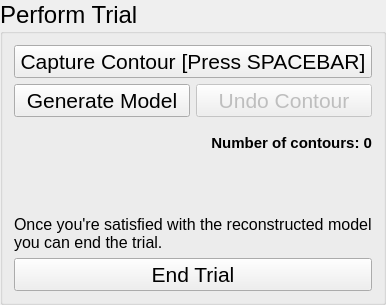
        <widget class="QGroupBox" name="performTrialGroupBox">
         <property name="enabled">
          <bool>true</bool>
         </property>
         <property name="font">
          <font>
           <pointsize>18</pointsize>
          </font>
         </property>
         <property name="title">
          <string>Perform Trial</string>
         </property>
         <layout class="QGridLayout" name="gridLayout_10">
          <item row="7" column="1">
           <widget class="QLabel" name="modelWarningLabel">
            <property name="font">
             <font>
              <pointsize>12</pointsize>
             </font>
            </property>
            <property name="text">
             <string/>
            </property>
            <property name="alignment">
             <set>Qt::AlignRight|Qt::AlignTrailing|Qt::AlignVCenter</set>
            </property>
           </widget>
          </item>
          <item row="9" column="0" colspan="2">
           <widget class="QLabel" name="label_13">
            <property name="font">
             <font>
              <pointsize>12</pointsize>
             </font>
            </property>
            <property name="text">
             <string>Once you're satisfied with the reconstructed model you can end the trial.</string>
            </property>
            <property name="wordWrap">
             <bool>true</bool>
            </property>
           </widget>
          </item>
          <item row="1" column="1">
           <widget class="QPushButton" name="undoContourButton">
            <property name="enabled">
             <bool>false</bool>
            </property>
            <property name="font">
             <font>
              <pointsize>16</pointsize>
             </font>
            </property>
            <property name="text">
             <string>Undo Contour</string>
            </property>
           </widget>
          </item>
          <item row="0" column="0" colspan="2">
           <widget class="QPushButton" name="captureContourButton">
            <property name="font">
             <font>
              <pointsize>16</pointsize>
             </font>
            </property>
            <property name="text">
             <string>Capture Contour [Press SPACEBAR]</string>
            </property>
           </widget>
          </item>
          <item row="4" column="1">
           <widget class="QLabel" name="numContoursLabel">
            <property name="font">
             <font>
              <pointsize>11</pointsize>
              <weight>75</weight>
              <bold>true</bold>
             </font>
            </property>
            <property name="text">
             <string>Number of contours: 0</string>
            </property>
            <property name="alignment">
             <set>Qt::AlignRight|Qt::AlignTrailing|Qt::AlignVCenter</set>
            </property>
           </widget>
          </item>
          <item row="4" column="0">
           <spacer name="verticalSpacer_2">
            <property name="orientation">
             <enum>Qt::Vertical</enum>
            </property>
            <property name="sizeType">
             <enum>QSizePolicy::Fixed</enum>
            </property>
            <property name="sizeHint" stdset="0">
             <size>
              <width>20</width>
              <height>40</height>
             </size>
            </property>
           </spacer>
          </item>
          <item row="7" column="0">
           <spacer name="verticalSpacer_3">
            <property name="orientation">
             <enum>Qt::Vertical</enum>
            </property>
            <property name="sizeType">
             <enum>QSizePolicy::Fixed</enum>
            </property>
            <property name="sizeHint" stdset="0">
             <size>
              <width>20</width>
              <height>40</height>
             </size>
            </property>
           </spacer>
          </item>
          <item row="10" column="0" colspan="2">
           <widget class="QPushButton" name="endTrialButton">
            <property name="font">
             <font>
              <pointsize>16</pointsize>
             </font>
            </property>
            <property name="text">
             <string>End Trial</string>
            </property>
           </widget>
          </item>
          <item row="1" column="0">
           <widget class="QPushButton" name="generateModelButton">
            <property name="font">
             <font>
              <pointsize>16</pointsize>
             </font>
            </property>
            <property name="text">
             <string>Generate Model</string>
            </property>
           </widget>
          </item>
         </layout>
        </widget>
